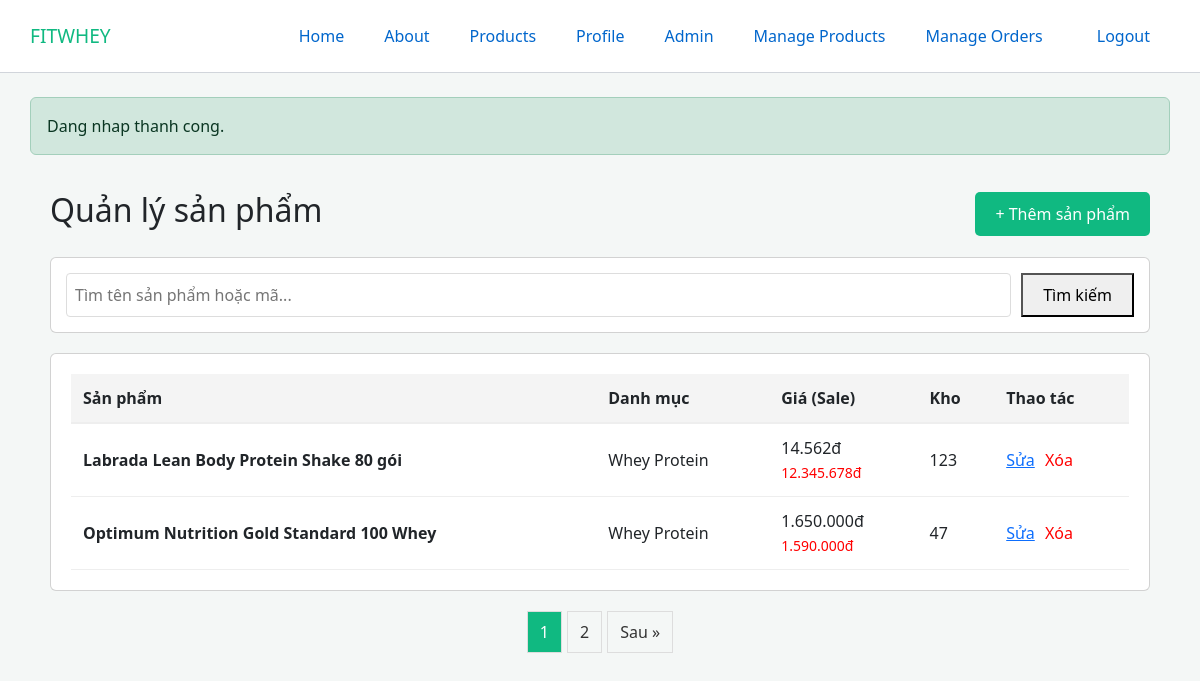
The page /admin/products (signed in) on the database its author committed.
### tables this page shows
CREATE TABLE IF NOT EXISTS Products (
    id CHAR(36) PRIMARY KEY,
    category_id INT,
    name VARCHAR(255) NOT NULL,
    slug VARCHAR(255) UNIQUE NOT NULL,
    description TEXT,
    price DECIMAL(10, 2) NOT NULL,
    sale_price DECIMAL(10, 2),
    stock_quantity INT DEFAULT 0,
    weight DECIMAL(10, 2) DEFAULT NULL COMMENT 'In grams',
    flavor VARCHAR(100) DEFAULT NULL,
    is_active TINYINT(1) DEFAULT 1,
    created_at TIMESTAMP DEFAULT CURRENT_TIMESTAMP,
    updated_at TIMESTAMP DEFAULT CURRENT_TIMESTAMP ON UPDATE CURRENT_TIMESTAMP,
    FOREIGN KEY (category_id) REFERENCES Categories(id) ON DELETE SET NULL
);

CREATE TABLE IF NOT EXISTS Categories (
    id INT AUTO_INCREMENT PRIMARY KEY,
    parent_id INT DEFAULT NULL,
    name VARCHAR(255) NOT NULL,
    slug VARCHAR(255) UNIQUE NOT NULL,
    FOREIGN KEY (parent_id) REFERENCES Categories(id) ON DELETE SET NULL
);

### core/View.php (called while the page is built, shortened)
<?php
class View
{
    public static function render(string $view, array $data = [], string $layout = 'main'): void
    {
        $viewPath = __DIR__ . '/../views/' . $view . '.php';
        extract($data, EXTR_SKIP);
        require $viewPath;
    }
}

### core/Controller.php (called while the page is built, shortened)
<?php
abstract class Controller
{
    protected function view(string $view, array $data = [], string $layout = 'main'): void
    {
        View::render($view, $data, $layout);
    }
}

### controllers/AdminProductController.php (called while the page is built, shortened)
<?php
class AdminProductController extends Controller {
    public function index(): void {
    $productModel = new Product();
    $limit = 2;
    $page = isset($_GET['page']) ? (int)$_GET['page'] : 1;
    $offset = ($page - 1) * $limit;
    $products = $productModel->getPaginated($limit, $offset);
    $totalRecords = $productModel->getTotalCount();
    $totalPages = ceil($totalRecords / $limit);
    $this->view('admin/products/index', [
        'products' => $products,
        'currentPage' => $page,
        'totalPages' => $totalPages
    ]);
}
}

### core/Router.php (called while the page is built, shortened)
<?php
class Router
{
    private array $routes = [
        'GET' => [],
        'POST' => [],
    ];
    private function addRoute(string $method, string $path, string $action): void
    {
        $normalizedPath = $this->normalizePath($path);
        $this->routes[$method][$normalizedPath] = $action;
    }
    public function dispatch(string $requestUri, string $requestMethod): void
    {
        $path = parse_url($requestUri, PHP_URL_PATH) ?? '/';
        $path = $this->normalizePath($path);
        $basePath = rtrim(dirname($_SERVER['SCRIPT_NAME'] ?? ''), '/');
        if ($basePath !== '' && $basePath !== '/' && str_starts_with($path, $basePath)) {
            $path = substr($path, strlen($basePath)) ?: '/';
        }
        $routesByMethod = $this->routes[$requestMethod] ?? [];
        [$controllerName, $methodName] = explode('@', $routesByMethod[$path]);
        $controller = new $controllerName();
        $controller->{$methodName}();
    }
    private function normalizePath(string $path): string
    {
        $path = '/' . trim($path, '/');
        return $path === '//' ? '/' : $path;
    }
}

### index.php (called while the page is built, shortened)
<?php
spl_autoload_register(function (string $class): void {
    $paths = [
        __DIR__ . '/core/' . $class . '.php',
        __DIR__ . '/controllers/' . $class . '.php',
        __DIR__ . '/models/' . $class . '.php',
    ];
    foreach ($paths as $path) {
        if (file_exists($path)) {
            return;
        }
    }
});
$router = new Router();
$router->dispatch($_SERVER['REQUEST_URI'] ?? '/', $_SERVER['REQUEST_METHOD'] ?? 'GET');

### config/database.php (called while the page is built, shortened)
<?php
return [
    'host' => '127.0.0.1',
    'port' => 3306,
    'dbname' => 'whey_web',
    'charset' => 'utf8mb4',
    'username' => 'root',
    'password' => '',
    'auto_create_database' => true,
    'auto_create_auth_tables' => true,
];

### core/Database.php (called while the page is built, shortened)
<?php
class Database
{
    private static ?PDO $connection = null;
    public static function connection(): PDO
    {
        $config = require __DIR__ . '/../config/database.php';
        $dsn = sprintf(
            'mysql:host=%s;port=%d;dbname=%s;charset=%s',
            $config['host'],
            $config['port'],
            $config['dbname'],
            $config['charset']
        );
        try {
            self::$connection = new PDO($dsn, $config['username'], $config['password'], [
                PDO::ATTR_ERRMODE => PDO::ERRMODE_EXCEPTION,
                PDO::ATTR_DEFAULT_FETCH_MODE => PDO::FETCH_ASSOC,
            ]);
        } catch (PDOException $exception) {
            $mysqlCode = (int) ($exception->errorInfo[1] ?? 0);
            if ($mysqlCode === 1049 && !empty($config['auto_create_database'])) {
                self::createDatabaseIfMissing($config);
                self::$connection = new PDO($dsn, $config['username'], $config['password'], [
                    PDO::ATTR_ERRMODE => PDO::ERRMODE_EXCEPTION,
                    PDO::ATTR_DEFAULT_FETCH_MODE => PDO::FETCH_ASSOC,
                ]);
            } else {
                throw new RuntimeException(
                    'Database connection failed. Please check config/database.php and ensure MySQL is running.',
                    previous: $exception
                );
            }
        }
        return self::$connection;
    }
    private static function createAuthTablesIfMissing(PDO $pdo, string $charset): void
    {
        $collation = ($charset === 'utf8mb4') ? 'utf8mb4_unicode_ci' : $charset . '_general_ci';
    }
}

### core/Model.php (called while the page is built, shortened)
<?php
abstract class Model
{
    public function __construct()
    {
        $this->db = Database::connection();
    }
}

### models/Product.php (called while the page is built, shortened)
<?php
class Product extends Model
{
    public function getPaginated(int $limit, int $offset): array {
        $sql = "SELECT p.*, c.name as category_name, pi.url as image_url
                FROM Products p
                LEFT JOIN Categories c ON p.category_id = c.id
                LEFT JOIN Product_Images pi ON p.id = pi.product_id AND pi.is_main = 1
                ORDER BY p.created_at DESC
                LIMIT :limit OFFSET :offset";
        $stmt = $this->db->prepare($sql);
        $stmt->bindValue(':limit', $limit, PDO::PARAM_INT);
        $stmt->bindValue(':offset', $offset, PDO::PARAM_INT);
        $stmt->execute();
        return $stmt->fetchAll();
    }
    public function getTotalCount(): int {
        return (int)$this->db->query("SELECT COUNT(*) FROM Products")->fetchColumn();
    }
}

### views/admin/products/index.php (the view, shortened to what this page needs)
<div class="admin-container" style="padding: 20px;">
    <div style="display: flex; justify-content: space-between; align-items: center; margin-bottom: 20px;">
        <h2>Quản lý sản phẩm</h2>
        <a href="/whey_web/admin/products/create" class="btn-primary" style="padding: 10px 20px; background: var(--primary); color: white; border-radius: 5px; text-decoration: none;">+ Thêm sản phẩm</a>
    </div>
    <div class="card" style="margin-bottom: 20px; padding: 15px;">
        <form action="/whey_web/admin/products" method="get" style="display: flex; gap: 10px;">
            <input type="text" name="search" value="<?= htmlspecialchars($search ?? '') ?>" placeholder="Tìm tên sản phẩm hoặc mã..." style="flex: 1; padding: 8px; border: 1px solid #ddd; border-radius: 4px;">
            <button type="submit" style="padding: 8px 20px; cursor: pointer;">Tìm kiếm</button>
        </form>
    </div>
    <div class="card">
        <table style="width: 100%; border-collapse: collapse;">
            <thead>
                <tr style="background: #f4f4f4; text-align: left; border-bottom: 2px solid #eee;">
                    <th style="padding: 12px;">Sản phẩm</th>
                    <th style="padding: 12px;">Danh mục</th>
                    <th style="padding: 12px;">Giá (Sale)</th>
                    <th style="padding: 12px;">Kho</th>
                    <th style="padding: 12px;">Thao tác</th>
                </tr>
            </thead>
            <tbody>
                <?php foreach ($products as $product): ?>
                <tr style="border-bottom: 1px solid #eee;">
                    <td style="padding: 12px;">
                        <strong><?= htmlspecialchars($product['name']) ?></strong>
                    </td>
                    <td style="padding: 12px;"><?= htmlspecialchars($product['category_name'] ?? 'Chưa phân loại') ?></td>
                    <td style="padding: 12px;">
                        <?= number_format($product['price'], 0, ',', '.') ?>đ
                        <br><small style="color: red;"><?= number_format($product['sale_price'], 0, ',', '.') ?>đ</small>
                    </td>
                    <td style="padding: 12px;"><?= $product['stock_quantity'] ?></td>
                    <td style="padding: 12px;">
                        <a href="/whey_web/admin/products/edit?id=<?= $product['id'] ?>" class="btn-edit">Sửa</a>
                        <form action="/whey_web/admin/products/delete" method="POST" style="display:inline;" onsubmit="return confirm('Bạn có chắc muốn xóa?')">
                            <button type="submit" class="btn-delete" style="color: red; border: none; background: none; cursor: pointer;">Xóa</button>
                        </form>
                    </td>
                </tr>
                <?php endforeach; ?>
            </tbody>
        </table>
    </div>
    <div class="pagination" style="margin-top: 20px; display: flex; justify-content: center; gap: 5px;">
        <?php for ($i = 1; $i <= $totalPages; $i++): ?>
            <a href="?page=<?= $i ?>"
            style="padding: 8px 12px; border: 1px solid #ddd; text-decoration: none;
                    <?= $i === $currentPage ? 'background: var(--primary); color: white;' : 'color: #333;' ?>">
                <?= $i ?>
            </a>
        <?php endfor; ?>
        <?php if ($currentPage < $totalPages): ?>
            <a href="?page=<?= $currentPage + 1 ?>" style="padding: 8px 12px; border: 1px solid #ddd; text-decoration: none; color: #333;">Sau &raquo;</a>
        <?php endif; ?>
    </div>
</div>

### assets/css/app.css (style rules this page uses)
:root { --bg: #f5f7fb; --surface: #ffffff; --text: #1f2937; --primary: #10b981; --border: #d1d5db; --danger: #ef4444; }
* { box-sizing: border-box; }
body { margin: 0; font-family: Inter, "Segoe UI", Tahoma, sans-serif; background: #f3f4f6; color: var(--text); }
.card { background: var(--surface); border: 1px solid var(--border); border-radius: 12px; padding: 20px; }

### views/layouts/main.php (style rules this page uses)
:root { --green-fit: #28a745; --dark-fit: #333333; }
body { font-family: 'Segoe UI', Tahoma, Geneva, Verdana, sans-serif; background: #f4f7f6; display: flex; flex-direction: column; min-height: 100vh; margin: 0; }

### rows shown on the page
products: name "Labrada Lean Body Protein Shake 80 gói", category.name "Whey Protein", price "14.562", sale_price "12.345.678", stock_quantity "123"
products: name "Optimum Nutrition Gold Standard 100 Whey", category.name "Whey Protein", price "1.650.000", sale_price "1.590.000", stock_quantity "47"

### other values the page prints
$layoutSuccess "Dang nhap thanh cong."
